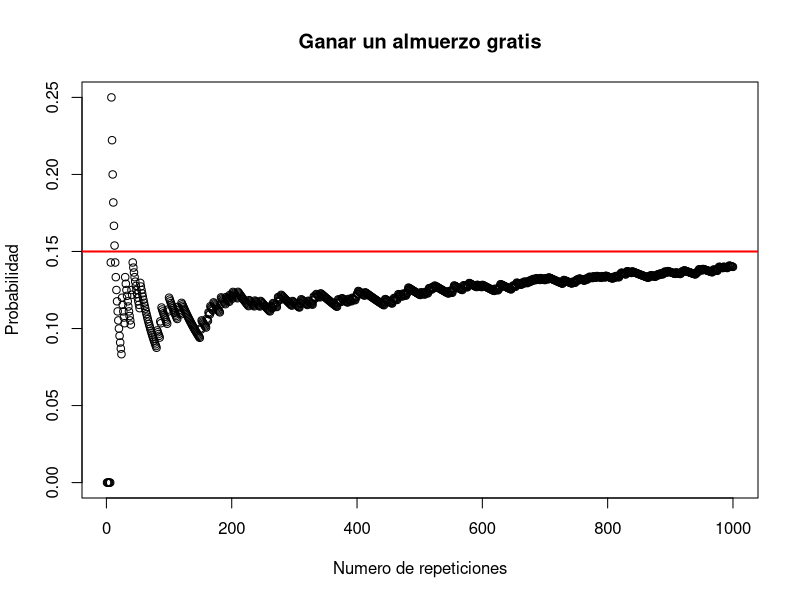
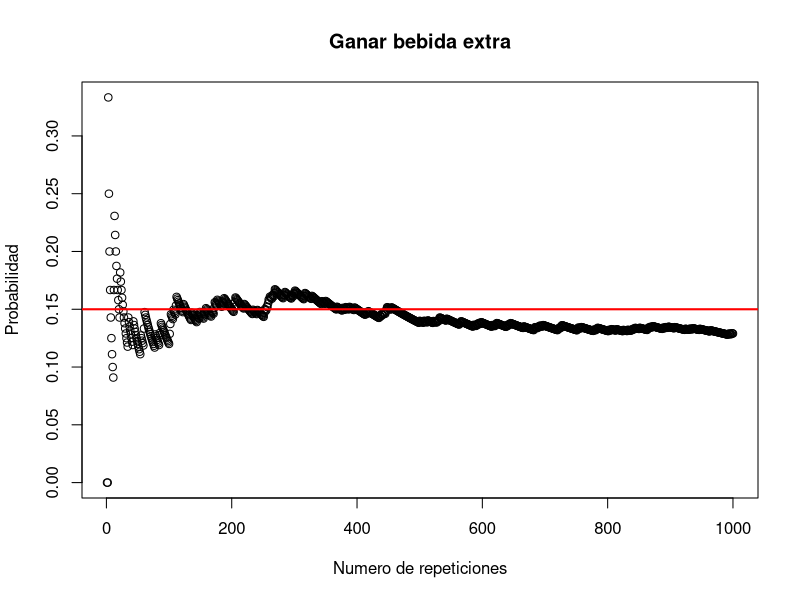
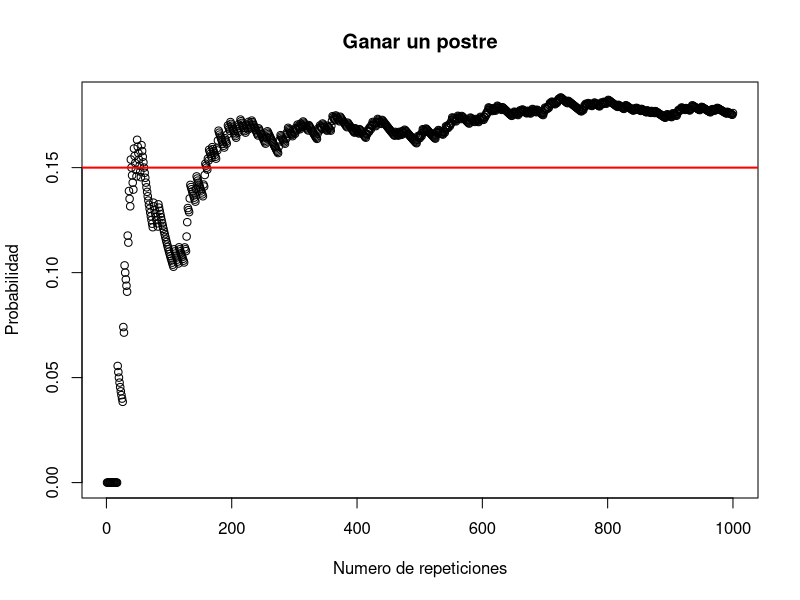
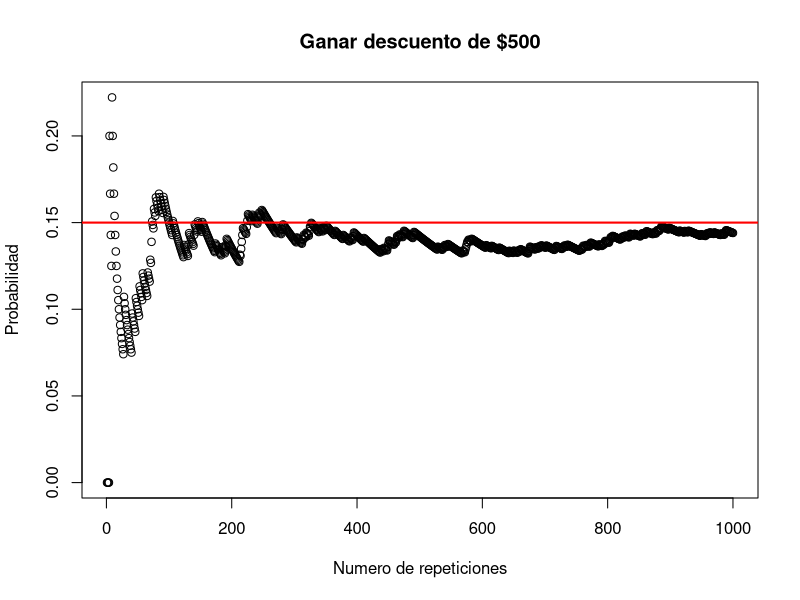
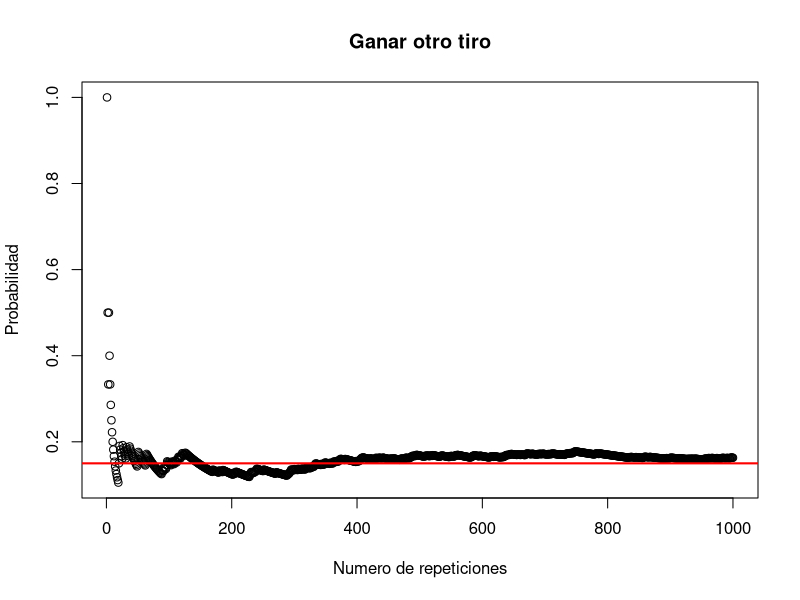

Here is the R script that generated these plots, in order:
repeats <- 1000

DardosDistancia <-runif(repeats,5,11)
hitmiss <- c(0,1,1,1,1,1,1,1,1,1)
Miss <- replicate(repeats,sample(hitmiss,1,replace = TRUE))
probs <- c(0,0,0,0,0,0,0,0,0,0)
probs2 <- c(0,0,0,0,0,0,0,0,0,0)
p10 <- c()
p9 <- c()
p8 <- c()
p7 <- c()
p6 <- c()

for(i in 1:repeats){
  anillo <- floor(DardosDistancia[i])
  probs[anillo] <- probs[anillo]+Miss[i] 
  
    p10 <- c(p10,probs[10]/i)
    p9 <- c(p9,probs[9]/i)
    p8 <- c(p8,probs[8]/i)
    p7 <- c(p7,probs[7]/i)
    p6 <- c(p6,probs[6]/i)
}

expected <- 0.15

for(i in 1:10){
  probs2[i] <- probs[i]/repeats
  print( sprintf("Anillo %s - Probabilidad %s Diff %s", i, probs2[i], abs(probs2[i]-(expected)) ))
}



plot(1:repeats,p10,
     xlab = "Numero de repeticiones",
     ylab = "Probabilidad",
     main = "Ganar un almuerzo gratis")
abline(h=expected,col='red',lwd=2)

plot(1:repeats,p9,
     xlab = "Numero de repeticiones",
     ylab = "Probabilidad",
     main = "Ganar bebida extra")
abline(h=expected,col='red',lwd=2)

plot(1:repeats,p8,
     xlab = "Numero de repeticiones",
     ylab = "Probabilidad",
     main = "Ganar un postre")
abline(h=expected,col='red',lwd=2)

plot(1:repeats,p7,
     xlab = "Numero de repeticiones",
     ylab = "Probabilidad",
     main = "Ganar descuento de $500")
abline(h=expected,col='red',lwd=2)

plot(1:repeats,p6,
     xlab = "Numero de repeticiones",
     ylab = "Probabilidad",
     main = "Ganar otro tiro")
abline(h=expected,col='red',lwd=2)

